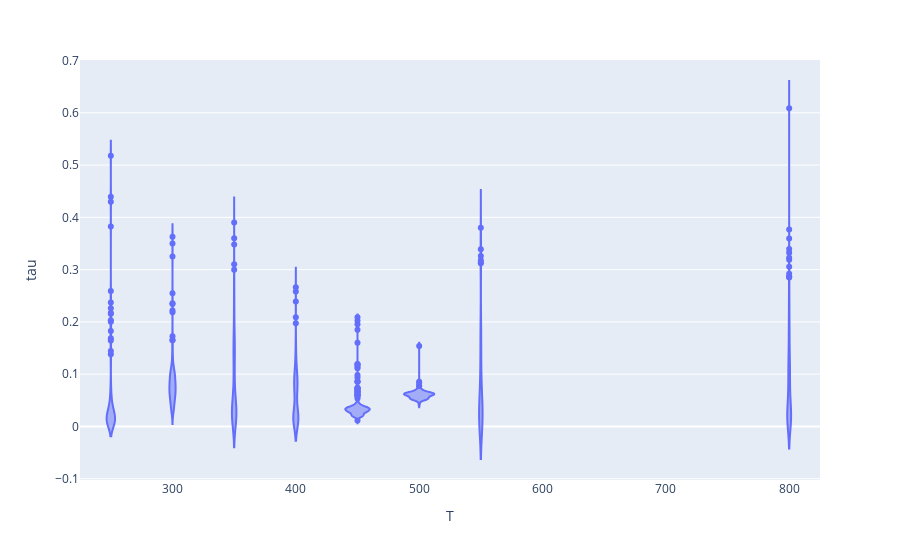

Source (notebook cell):
### Code cell
import plotly.express as px

fig = px.violin(df, y="tau", x="T", box=False, points=None, )
fig.show()

### Figure 1 — Plotly figure (JSON) as saved in the notebook; plotly's stock layout.template omitted (floating-point values rounded to 4 significant figures; data arrays with more than 128 entries replaced by an {"elided": "..."} marker saying what was removed)
{"data": [{"alignmentgroup": "True", "box": {"visible": false}, "hovertemplate": "T=%{x}<br>tau=%{y}<extra></extra>", "legendgroup": "", "marker": {"color": "#636efa"}, "name": "", "offsetgroup": "", "orientation": "v", "scalegroup": "True", "showlegend": false, "type": "violin", "x": {"elided": "1445 int values"}, "x0": " ", "xaxis": "x", "y": {"elided": "1445 float values"}, "y0": " ", "yaxis": "y"}], "layout": {"legend": {"tracegroupgap": 0}, "margin": {"t": 60}, "violinmode": "group", "xaxis": {"anchor": "y", "domain": [0, 1], "title": {"text": "T"}}, "yaxis": {"anchor": "x", "domain": [0, 1], "title": {"text": "tau"}}}}
